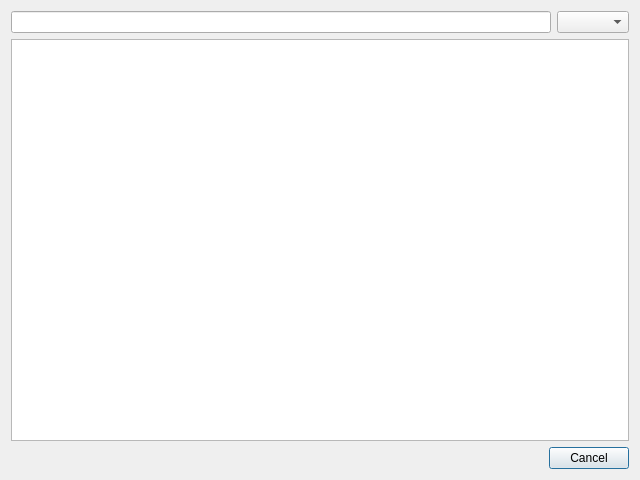
<?xml version="1.0" encoding="UTF-8"?>
<ui version="4.0">
 <class>EntitySelectionDialog</class>
 <widget class="QDialog" name="EntitySelectionDialog">
  <property name="geometry">
   <rect>
    <x>0</x>
    <y>0</y>
    <width>640</width>
    <height>480</height>
   </rect>
  </property>
  <property name="windowTitle">
   <string>Form</string>
  </property>
  <layout class="QVBoxLayout" name="verticalLayout">
   <item>
    <layout class="QHBoxLayout" name="horizontalLayout">
     <item>
      <widget class="QLineEdit" name="searchEdit"/>
     </item>
     <item>
      <widget class="QComboBox" name="typeBox"/>
     </item>
    </layout>
   </item>
   <item>
    <widget class="QTreeView" name="treeView">
     <property name="iconSize">
      <size>
       <width>32</width>
       <height>32</height>
      </size>
     </property>
     <property name="rootIsDecorated">
      <bool>false</bool>
     </property>
     <property name="uniformRowHeights">
      <bool>true</bool>
     </property>
     <attribute name="headerDefaultSectionSize">
      <number>200</number>
     </attribute>
    </widget>
   </item>
   <item>
    <widget class="QDialogButtonBox" name="buttonBox">
     <property name="standardButtons">
      <set>QDialogButtonBox::Cancel</set>
     </property>
    </widget>
   </item>
  </layout>
 </widget>
 <resources/>
 <connections>
  <connection>
   <sender>buttonBox</sender>
   <signal>accepted()</signal>
   <receiver>EntitySelectionDialog</receiver>
   <slot>accept()</slot>
   <hints>
    <hint type="sourcelabel">
     <x>435</x>
     <y>461</y>
    </hint>
    <hint type="destinationlabel">
     <x>460</x>
     <y>442</y>
    </hint>
   </hints>
  </connection>
  <connection>
   <sender>buttonBox</sender>
   <signal>rejected()</signal>
   <receiver>EntitySelectionDialog</receiver>
   <slot>reject()</slot>
   <hints>
    <hint type="sourcelabel">
     <x>384</x>
     <y>464</y>
    </hint>
    <hint type="destinationlabel">
     <x>356</x>
     <y>443</y>
    </hint>
   </hints>
  </connection>
 </connections>
</ui>
